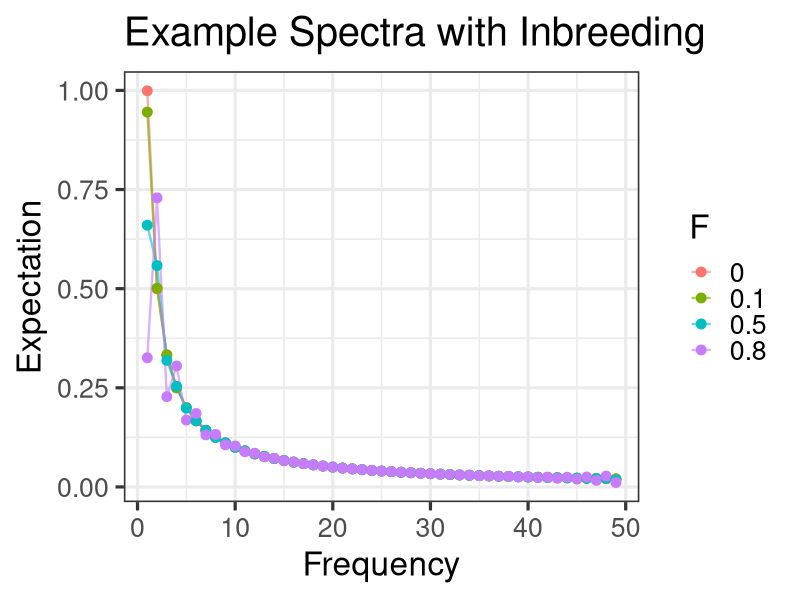

Reproduce this figure in R.
library(tidyverse)

df <- read_csv("spectra.csv")
df2 <- data.frame(F=as.factor(df$Fis),Frequency=df$X,Expectation=df$Y)

p <- df2 %>% ggplot(aes(Frequency,Expectation,group=F,color=F)) + 
  geom_line(size=0.8,alpha=0.6) +
  geom_point(size=3) +
  theme_bw(base_size = 24) +
  ggtitle("Example Spectra with Inbreeding")

ggsave("inbreeding-spectra.pdf", height=8, width=10)
